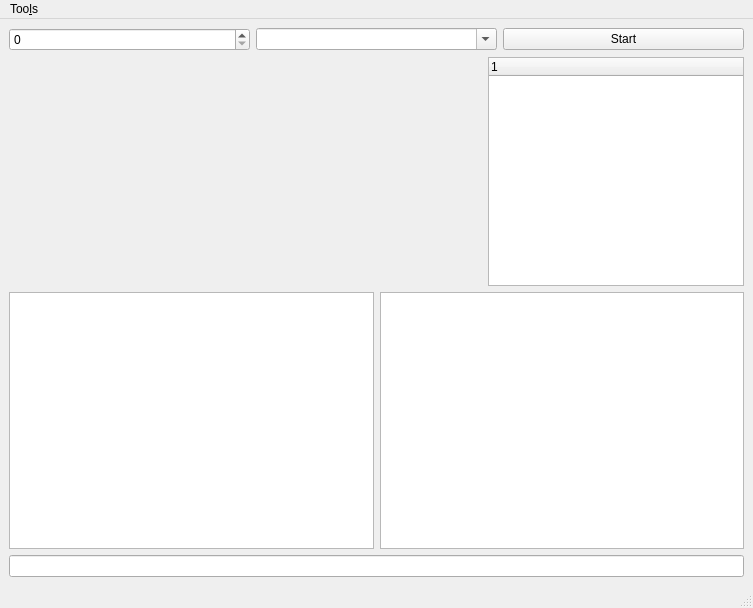
<?xml version="1.0" encoding="UTF-8"?>
<ui version="4.0">
 <class>MainWindow</class>
 <widget class="QMainWindow" name="MainWindow">
  <property name="geometry">
   <rect>
    <x>0</x>
    <y>0</y>
    <width>753</width>
    <height>608</height>
   </rect>
  </property>
  <property name="sizePolicy">
   <sizepolicy hsizetype="Preferred" vsizetype="Preferred">
    <horstretch>0</horstretch>
    <verstretch>0</verstretch>
   </sizepolicy>
  </property>
  <property name="windowTitle">
   <string>MainWindow</string>
  </property>
  <widget class="QWidget" name="centralwidget">
   <property name="sizePolicy">
    <sizepolicy hsizetype="Expanding" vsizetype="Expanding">
     <horstretch>0</horstretch>
     <verstretch>0</verstretch>
    </sizepolicy>
   </property>
   <layout class="QVBoxLayout" name="verticalLayout_3">
    <item>
     <layout class="QVBoxLayout" name="verticalLayout_2">
      <item>
       <layout class="QHBoxLayout" name="horizontalLayout_2">
        <item>
         <widget class="QSpinBox" name="spinBox"/>
        </item>
        <item>
         <widget class="QComboBox" name="serialBox">
          <property name="editable">
           <bool>true</bool>
          </property>
         </widget>
        </item>
        <item>
         <widget class="QPushButton" name="pushButton">
          <property name="text">
           <string>Start</string>
          </property>
         </widget>
        </item>
       </layout>
      </item>
      <item>
       <layout class="QHBoxLayout" name="horizontalLayout">
        <item>
         <widget class="QChartView" name="widget" native="true">
          <property name="sizePolicy">
           <sizepolicy hsizetype="Expanding" vsizetype="Expanding">
            <horstretch>0</horstretch>
            <verstretch>0</verstretch>
           </sizepolicy>
          </property>
         </widget>
        </item>
        <item>
         <widget class="QTreeWidget" name="treeWidget">
          <property name="sizePolicy">
           <sizepolicy hsizetype="Preferred" vsizetype="Preferred">
            <horstretch>0</horstretch>
            <verstretch>0</verstretch>
           </sizepolicy>
          </property>
          <column>
           <property name="text">
            <string notr="true">1</string>
           </property>
          </column>
         </widget>
        </item>
       </layout>
      </item>
     </layout>
    </item>
    <item>
     <layout class="QHBoxLayout" name="horizontalLayout_3">
      <item>
       <widget class="QPlainTextEdit" name="console"/>
      </item>
      <item>
       <widget class="QTableWidget" name="table"/>
      </item>
     </layout>
    </item>
    <item>
     <widget class="QLineEdit" name="comm"/>
    </item>
   </layout>
  </widget>
  <widget class="QMenuBar" name="menubar">
   <property name="geometry">
    <rect>
     <x>0</x>
     <y>0</y>
     <width>753</width>
     <height>19</height>
    </rect>
   </property>
   <widget class="QMenu" name="menuPotato">
    <property name="title">
     <string>Too&amp;ls</string>
    </property>
    <addaction name="actionSave"/>
    <addaction name="actionAbout"/>
   </widget>
   <addaction name="menuPotato"/>
  </widget>
  <widget class="QStatusBar" name="statusbar"/>
  <action name="actionSave">
   <property name="text">
    <string>Save</string>
   </property>
  </action>
  <action name="actionAbout">
   <property name="text">
    <string>About</string>
   </property>
  </action>
 </widget>
 <customwidgets>
  <customwidget>
   <class>QChartView</class>
   <extends>QWidget</extends>
   <header location="global">qchartview.h</header>
   <container>1</container>
  </customwidget>
 </customwidgets>
 <resources/>
 <connections/>
</ui>
